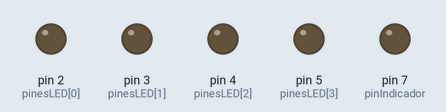
This sketch was run on a simulated Arduino Uno, built with avr-gcc and run on an emulated ATmega328P. Shown: output pins drawn as LEDs (lit = HIGH).

Above: at 0.2 s.
At 1.2 s:
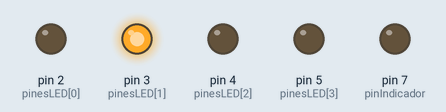
At 2.2 s:
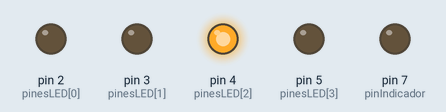
At 4.7 s:
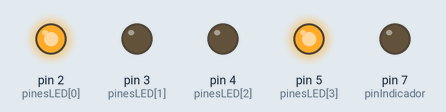
At 7.2 s:
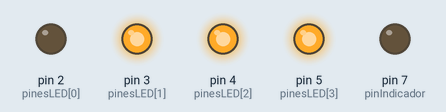
At 9.7 s:
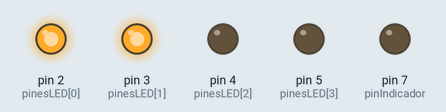
Timing chart, 0 to 10.4 s (numbered marks = the images above):
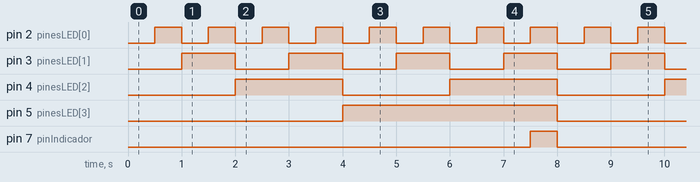

Measured:
- by itself, pin 2 (pinesLED[0]): alternates HIGH for 0.50 s and LOW for 0.50 s
- by itself, pin 3 (pinesLED[1]): alternates HIGH for 1.0 s and LOW for 1.0 s
- by itself, pin 4 (pinesLED[2]): alternates HIGH for 2.0 s and LOW for 2.0 s
- by itself, pin 5 (pinesLED[3]): alternates HIGH for 4.0 s and LOW for 4.0 s
- by itself, pin 7 (pinIndicador): alternates HIGH for 0.50 s and LOW for 7.5 s

The sketch:

contador_led_indicador.ino
```cpp
/*
  Reto 5 - LED indicador
  ----------------------
  Se agrega un quinto LED (pin 7) que permanece apagado durante
  el conteo normal, y se enciende únicamente cuando el contador
  llega a 15 (1111). Al reiniciar el conteo (volver a 0), el
  LED indicador se apaga.
*/

const int pinesLED[4] = {2, 3, 4, 5};
const int NUM_BITS = 4;
const int pinIndicador = 7; // quinto LED, indicador

int waitDelay = 500;

void setup() {
  for (int i = 0; i < NUM_BITS; i++) {
    pinMode(pinesLED[i], OUTPUT);
  }
  pinMode(pinIndicador, OUTPUT);
}

void loop() {
  for (int numero = 0; numero <= 15; numero++) {
    mostrarBinario(numero);

    // Si el número actual es 15, encendemos el LED indicador
    if (numero == 15) {
      digitalWrite(pinIndicador, HIGH);
    } else {
      digitalWrite(pinIndicador, LOW);
    }

    delay(waitDelay);
  }
  // Al reiniciar el for desde 0, el LED indicador se apaga
  // automáticamente en la primera iteración (numero == 0).
}

void mostrarBinario(int numero) {
  for (int bit = 0; bit < NUM_BITS; bit++) {
    int estadoBit = numero & (1 << bit);

    if (estadoBit != 0) {
      digitalWrite(pinesLED[bit], HIGH);
    } else {
      digitalWrite(pinesLED[bit], LOW);
    }
  }
}
```
